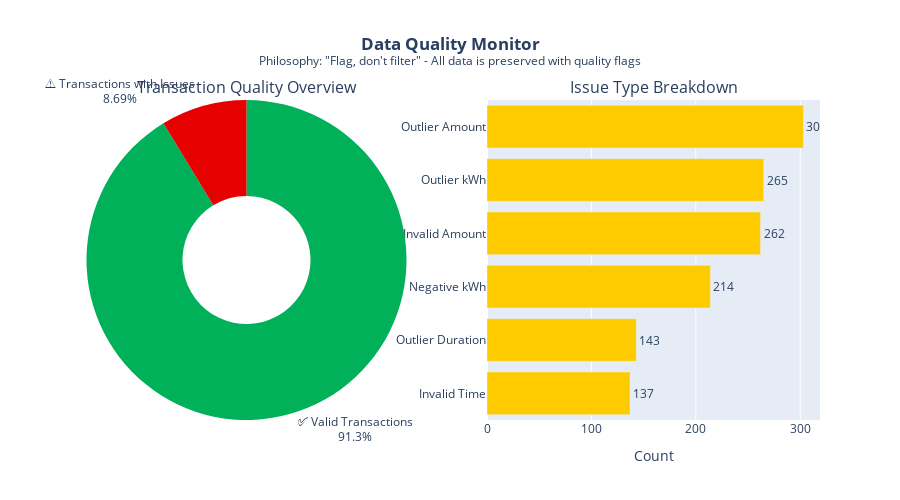

Source (notebook cell):
### Code cell
# Create Data Quality visualizations
from plotly.subplots import make_subplots

# Prepare data for pie chart
total = df_dq["total_transactions"].iloc[0]
valid = df_dq["valid_transactions"].iloc[0]
issues = total - valid

pie_data = pd.DataFrame(
    {
        "Category": ["✅ Valid Transactions", "⚠️ Transactions with Issues"],
        "Count": [valid, issues],
        "Percentage": [valid / total * 100, issues / total * 100],
    }
)

# Create subplots: pie chart and breakdown bar chart
fig = make_subplots(
    rows=1,
    cols=2,
    specs=[[{"type": "pie"}, {"type": "bar"}]],
    subplot_titles=("Transaction Quality Overview", "Issue Type Breakdown"),
)

# Pie chart
fig.add_trace(
    go.Pie(
        labels=pie_data["Category"],
        values=pie_data["Count"],
        hole=0.4,
        marker_colors=[COLOR_SUCCESS, COLOR_DANGER],
        textinfo="percent+label",
        textposition="outside",
        hovertemplate="%{label}<br>Count: %{value:,.0f}<br>Percentage: %{percent}<extra></extra>",
    ),
    row=1,
    col=1,
)

# Prepare issue breakdown data
issue_types = {
    "Missing Amount": df_dq["missing_payment_amount"].iloc[0],
    "Invalid Amount": df_dq["invalid_payment_amount"].iloc[0],
    "Invalid Time": df_dq["invalid_time_range"].iloc[0],
    "Missing kWh": df_dq["missing_kwh"].iloc[0],
    "Negative kWh": df_dq["negative_kwh"].iloc[0],
    "Outlier kWh": df_dq["outlier_kwh"].iloc[0],
    "Outlier Duration": df_dq["outlier_duration"].iloc[0],
    "Outlier Amount": df_dq["outlier_payment_amount"].iloc[0],
}

# Sort by count descending and filter out zeros
issue_df = pd.DataFrame(
    {"Issue Type": list(issue_types.keys()), "Count": list(issue_types.values())}
)
issue_df = issue_df[issue_df["Count"] > 0].sort_values("Count", ascending=True)

# Bar chart for issue breakdown
fig.add_trace(
    go.Bar(
        x=issue_df["Count"],
        y=issue_df["Issue Type"],
        orientation="h",
        marker_color=COLOR_WARNING,
        text=issue_df["Count"].apply(lambda x: f"{x:,}"),
        textposition="outside",
        hovertemplate="%{y}<br>Count: %{x:,.0f}<extra></extra>",
    ),
    row=1,
    col=2,
)

fig.update_layout(
    height=500,
    title_text='<b>Data Quality Monitor</b><br><sup>Philosophy: "Flag, don\'t filter" - All data is preserved with quality flags</sup>',
    title_x=0.5,
    showlegend=False,
)

fig.update_xaxes(title_text="Count", row=1, col=2)

fig.show()

# Display summary message
display(
    HTML(
        f"""
<div style="background-color: #f0f8ff; padding: 15px; border-radius: 10px; border-left: 5px solid {COLOR_PRIMARY}; margin-top: 20px;">
    <h4 style="margin-top: 0;">📊 Data Quality Summary</h4>
    <p><strong>Total Transactions:</strong> {total:,}</p>
    <p><strong>Valid for Reporting:</strong> {valid:,} ({valid/total*100:.1f}%)</p>
    <p><strong>Flagged with Issues:</strong> {issues:,} ({issues/total*100:.1f}%)</p>
    <hr>
    <p style="font-style: italic; color: #666;">
        <strong>Note:</strong> All transactions are preserved in the data model with quality flags.
        Financial metrics (KPIs, Revenue Trend) use only <code>is_valid_transaction = TRUE</code> records.
        This "Flag, don't filter" approach ensures data transparency and auditability.
    </p>
</div>
"""
    )
)

### Figure 1 — Plotly figure (JSON) as saved in the notebook; plotly's stock layout.template omitted (floating-point values rounded to 4 significant figures)
{"data": [{"domain": {"x": [0, 0.45], "y": [0, 1]}, "hole": 0.4, "hovertemplate": "%{label}<br>Count: %{value:,.0f}<br>Percentage: %{percent}<extra></extra>", "labels": ["✅ Valid Transactions", "⚠️ Transactions with Issues"], "marker": {"colors": ["#00b159", "#e60000"]}, "textinfo": "percent+label", "textposition": "outside", "type": "pie", "values": [91311, 8689]}, {"hovertemplate": "%{y}<br>Count: %{x:,.0f}<extra></extra>", "marker": {"color": "#fecb00"}, "orientation": "h", "text": ["137", "143", "214", "262", "265", "303"], "textposition": "outside", "type": "bar", "x": [137, 143, 214, 262, 265, 303], "xaxis": "x", "y": ["Invalid Time", "Outlier Duration", "Negative kWh", "Invalid Amount", "Outlier kWh", "Outlier Amount"], "yaxis": "y"}], "layout": {"annotations": [{"font": {"size": 16}, "showarrow": false, "text": "Transaction Quality Overview", "x": 0.225, "xanchor": "center", "xref": "paper", "y": 1, "yanchor": "bottom", "yref": "paper"}, {"font": {"size": 16}, "showarrow": false, "text": "Issue Type Breakdown", "x": 0.775, "xanchor": "center", "xref": "paper", "y": 1, "yanchor": "bottom", "yref": "paper"}], "height": 500, "showlegend": false, "title": {"text": "<b>Data Quality Monitor</b><br><sup>Philosophy: \"Flag, don't filter\" - All data is preserved with quality flags</sup>", "x": 0.5}, "xaxis": {"anchor": "y", "domain": [0.55, 1], "title": {"text": "Count"}}, "yaxis": {"anchor": "x", "domain": [0, 1]}}}
